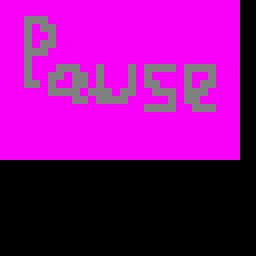

Tiled map render using the project's own tile images. Description and the whole map definition, tile-layer contents included, below:
An orthogonal 32x32 tile map with 8x8 px tiles, 1 tile layer (Tile Layer 1), 2 tilesets.

<map version="1.10" tiledversion="1.10.2" orientation="orthogonal" renderorder="right-down" width="32" height="32" tilewidth="8" tileheight="8" infinite="0" nextlayerid="2" nextobjectid="1">
 <editorsettings>
  <export target="../Final Project Scaffold/pauseTilemap.c" format="gba" />
 </editorsettings>
 <tileset firstgid="1" source="inventorytileset.tsx" />
 <tileset firstgid="1025" source="pauseTileset.tsx" />
 <layer id="1" name="Tile Layer 1" width="32" height="32">
  <data encoding="csv">
3,3,3,3,3,3,3,3,3,3,3,3,3,3,3,3,3,3,3,3,3,3,3,3,3,3,3,3,3,3,0,0,
3,3,3,3,3,3,3,3,3,3,3,3,3,3,3,3,3,3,3,3,3,3,3,3,3,3,3,3,3,3,0,0,
3,3,3,1030,1030,1030,3,3,3,3,3,3,3,3,3,3,3,3,3,3,3,3,3,3,3,3,3,3,3,3,0,0,
3,3,3,1030,3,1030,1030,3,3,3,3,3,3,3,3,3,3,3,3,3,3,3,3,3,3,3,3,3,3,3,0,0,
3,3,3,1030,3,3,1030,3,3,3,3,3,3,3,3,3,3,3,3,3,3,3,3,3,3,3,3,3,3,3,0,0,
3,3,3,1030,3,1030,1030,3,3,3,3,3,3,3,3,3,3,3,3,3,3,3,3,3,3,3,3,3,3,3,0,0,
3,3,3,1030,1030,1030,3,3,3,3,3,3,3,3,3,3,3,3,3,3,3,3,3,3,3,3,3,3,3,3,0,0,
3,3,3,1030,3,3,3,3,3,3,3,3,3,3,3,3,3,3,3,3,3,3,3,3,3,3,3,3,3,3,0,0,
3,3,3,1030,3,3,3,1030,1030,1030,3,3,1030,3,3,3,1030,3,1030,1030,1030,1030,3,1030,1030,1030,1030,3,3,3,0,0,
3,3,3,1030,3,3,1030,1030,3,1030,1030,3,1030,3,3,3,1030,3,1030,3,3,3,3,1030,3,3,1030,3,3,3,0,0,
3,3,3,1030,1030,3,1030,3,3,1030,1030,3,1030,3,3,3,1030,3,1030,1030,3,3,3,1030,3,1030,1030,3,3,3,0,0,
3,3,3,3,3,3,1030,1030,1030,1030,3,1030,1030,1030,3,1030,1030,3,3,1030,1030,1030,3,1030,1030,1030,3,3,3,3,0,0,
3,3,3,3,3,3,3,3,3,1030,1030,3,1030,1030,1030,1030,3,3,3,3,3,1030,3,1030,1030,3,3,3,3,3,0,0,
3,3,3,3,3,3,3,3,3,3,3,3,3,3,3,3,3,3,1030,1030,1030,1030,3,3,1030,1030,1030,3,3,3,0,0,
3,3,3,3,3,3,3,3,3,3,3,3,3,3,3,3,3,3,3,3,3,3,3,3,3,3,3,3,3,3,0,0,
3,3,3,3,3,3,3,3,3,3,3,3,3,3,3,3,3,3,3,3,3,3,3,3,3,3,3,3,3,3,0,0,
3,3,3,3,3,3,3,3,3,3,3,3,3,3,3,3,3,3,3,3,3,3,3,3,3,3,3,3,3,3,0,0,
3,3,3,3,3,3,3,3,3,3,3,3,3,3,3,3,3,3,3,3,3,3,3,3,3,3,3,3,3,3,0,0,
3,3,3,3,3,3,3,3,3,3,3,3,3,3,3,3,3,3,3,3,3,3,3,3,3,3,3,3,3,3,0,0,
3,3,3,3,3,3,3,3,3,3,3,3,3,3,3,3,3,3,3,3,3,3,3,3,3,3,3,3,3,3,0,0,
0,0,0,0,0,0,0,0,0,0,0,0,0,0,0,0,0,0,0,0,0,0,0,0,0,0,0,0,0,0,0,0,
0,0,0,0,0,0,0,0,0,0,0,0,0,0,0,0,0,0,0,0,0,0,0,0,0,0,0,0,0,0,0,0,
0,0,0,0,0,0,0,0,0,0,0,0,0,0,0,0,0,0,0,0,0,0,0,0,0,0,0,0,0,0,0,0,
0,0,0,0,0,0,0,0,0,0,0,0,0,0,0,0,0,0,0,0,0,0,0,0,0,0,0,0,0,0,0,0,
0,0,0,0,0,0,0,0,0,0,0,0,0,0,0,0,0,0,0,0,0,0,0,0,0,0,0,0,0,0,0,0,
0,0,0,0,0,0,0,0,0,0,0,0,0,0,0,0,0,0,0,0,0,0,0,0,0,0,0,0,0,0,0,0,
0,0,0,0,0,0,0,0,0,0,0,0,0,0,0,0,0,0,0,0,0,0,0,0,0,0,0,0,0,0,0,0,
0,0,0,0,0,0,0,0,0,0,0,0,0,0,0,0,0,0,0,0,0,0,0,0,0,0,0,0,0,0,0,0,
0,0,0,0,0,0,0,0,0,0,0,0,0,0,0,0,0,0,0,0,0,0,0,0,0,0,0,0,0,0,0,0,
0,0,0,0,0,0,0,0,0,0,0,0,0,0,0,0,0,0,0,0,0,0,0,0,0,0,0,0,0,0,0,0,
0,0,0,0,0,0,0,0,0,0,0,0,0,0,0,0,0,0,0,0,0,0,0,0,0,0,0,0,0,0,0,0,
0,0,0,0,0,0,0,0,0,0,0,0,0,0,0,0,0,0,0,0,0,0,0,0,0,0,0,0,0,0,0,0
</data>
 </layer>
</map>
